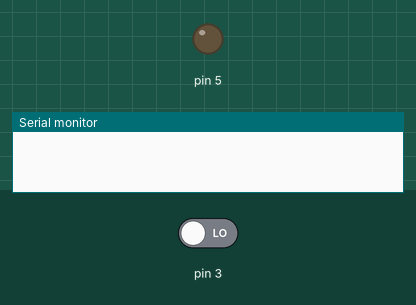
Recording of a sketch running on a simulated Arduino Uno, built with avr-gcc and run on an emulated ATmega328P. Parts: output pins drawn as LEDs (lit = HIGH), the last lines printed to the serial monitor. The test bench sets the inputs (shaded band); at power-on: pin 3 LOW.

Above: at 1.2 s.
1.3 s: pin 3 driven HIGH
At 1.7 s:
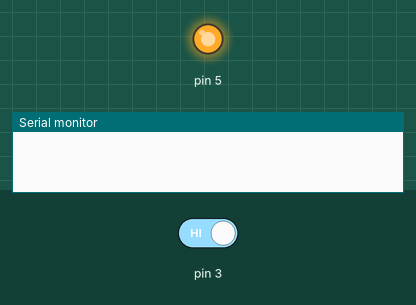
2.8 s: pin 3 driven LOW
At 4.0 s:
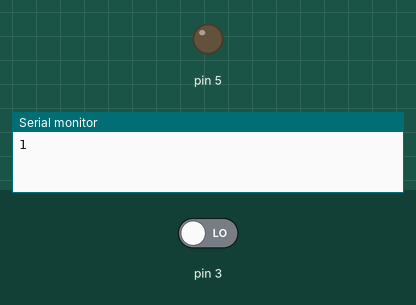
Timing chart, 0 to 5.8 s (numbered marks = the images above; inputs shaded):
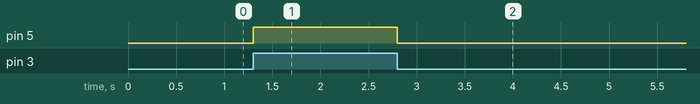

The sketch:

cont_serial.ino
```cpp
void setup() {
  Serial.begin(9600);
  pinMode(3,INPUT);
  pinMode(5,OUTPUT);
  digitalWrite(5,LOW);
}
int cont=0;
int estado=0;
int apertado=0;
void loop() {
  apertado=digitalRead(3);

  if(estado==0 && apertado){
      estado=1;
      digitalWrite(5,HIGH);
  }
  if (estado ==1 && !apertado){
      cont++;
      estado =2;
      digitalWrite(5,LOW);
      Serial.println(cont);
  }
  if (estado==2 && apertado){
    estado=3;
     digitalWrite(5,HIGH);
  }
  if (estado==3 && !apertado){
      cont++;
      estado =0;
        digitalWrite(5,LOW);
      Serial.println(cont);
  }

}
```

Measured:
- after the input at 1.3 s, pin 5: LOW → HIGH at once
- after the input at 2.8 s, pin 5: HIGH → LOW at once
